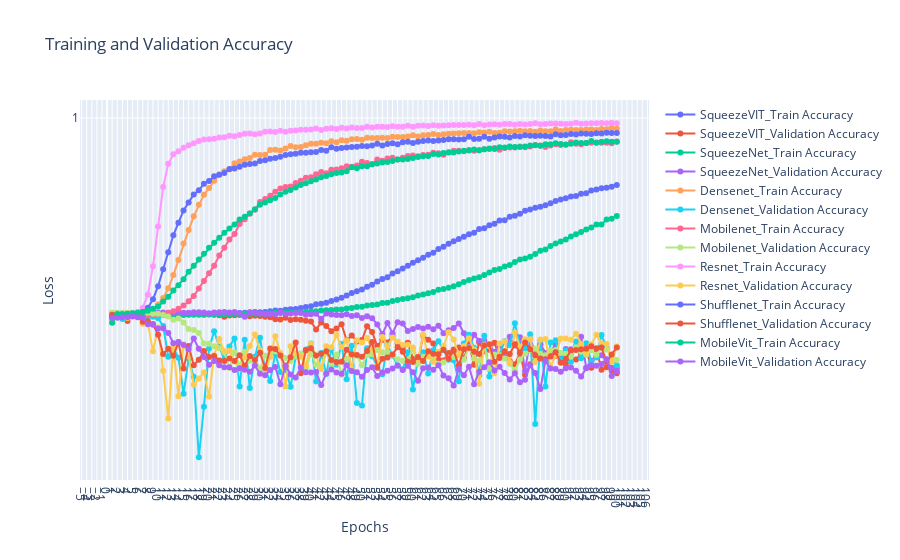

Notebook code for this chart:
### Code cell
# Create the interactive plot
fig = go.Figure()
for exps in loss_data.keys():
    # plt.plot(epochs, loss_data[exps][0], label=exps + 'Train Loss', marker='o')
    # plt.plot(epochs, loss_data[exps][1], label=exps + 'Validation Loss', marker='o')
    fig.add_trace(go.Scatter(x=epochs, y=acc_data[exps][0], mode='lines+markers', name=exps + '_Train Accuracy'))
    fig.add_trace(go.Scatter(x=epochs, y=acc_data[exps][1], mode='lines+markers', name=exps + '_Validation Accuracy'))
# fig.add_trace(go.Scatter(x=epochs, y=train_loss, mode='lines+markers', name='Train Loss'))
# fig.add_trace(go.Scatter(x=epochs, y=val_loss, mode='lines+markers', name='Validation Loss'))

fig.update_layout(
    title='Training and Validation Accuracy',
    xaxis_title='Epochs',
    yaxis_title='Loss',
    xaxis=dict(tickmode='linear'),
    yaxis=dict(tickmode='linear'),
    # legend=dict(x=0, y=1),
    grid=dict(),
)

fig.show()
